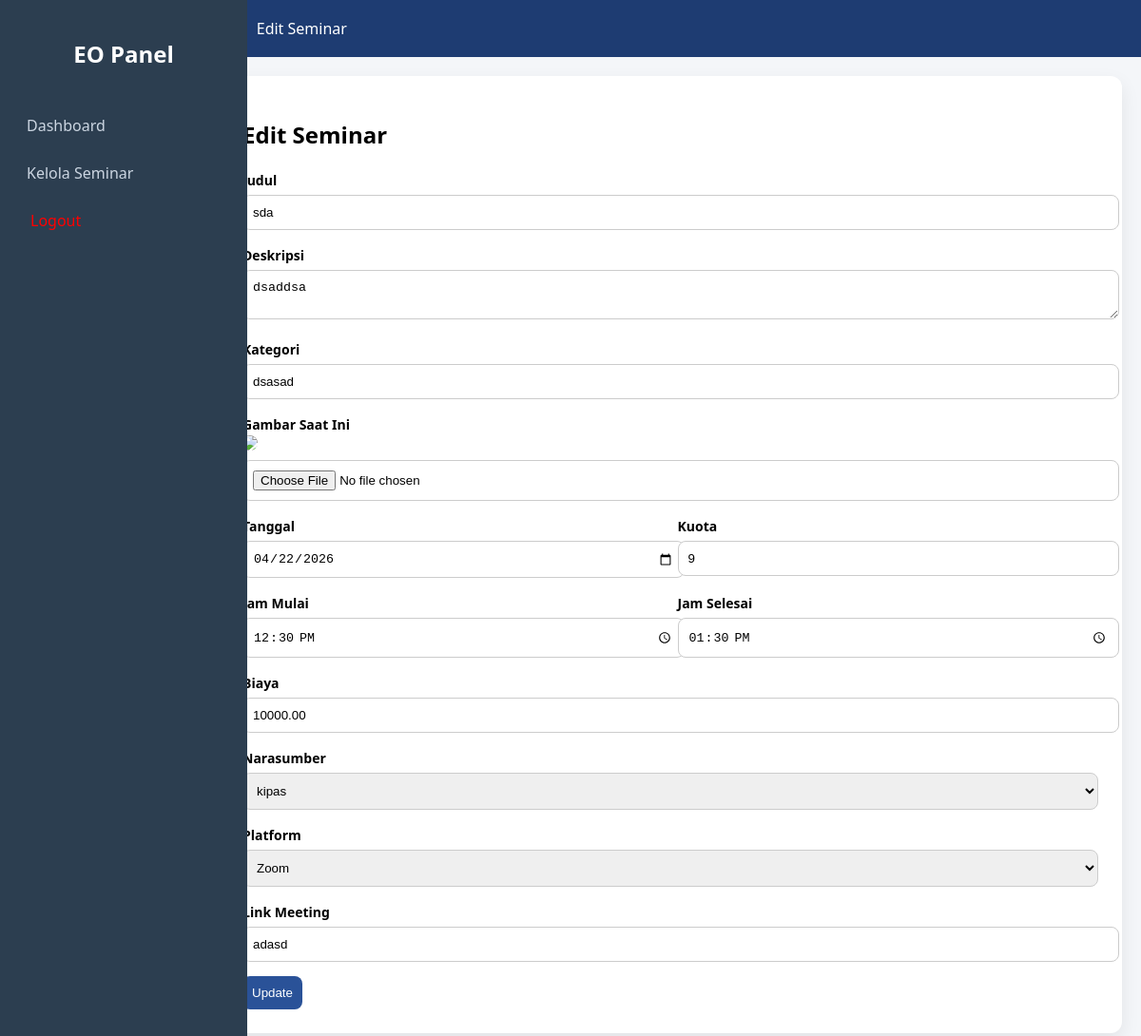
The app's page /edit_seminar.php?id=8 (signed in) with its own data.
### tables this page shows
CREATE TABLE `seminar` (
  `seminar_id` int(11) NOT NULL,
  `kontrak_id` int(11) DEFAULT NULL,
  `eo_id` int(11) NOT NULL,
  `narasumber_id` int(11) NOT NULL,
  `judul_seminar` varchar(200) NOT NULL,
  `deskripsi` text DEFAULT NULL,
  `kategori` varchar(100) DEFAULT NULL,
  `kuota` int(11) DEFAULT NULL,
  `biaya` decimal(10,2) DEFAULT NULL,
  `metode` enum('online','offline') DEFAULT 'online',
  `jam_mulai` time NOT NULL,
  `jam_selesai` time NOT NULL,
  `platform` varchar(200) NOT NULL,
  `gambar` mediumblob NOT NULL,
  `link_meeting` varchar(255) DEFAULT NULL,
  `status` enum('draft','aktif','selesai') DEFAULT 'draft',
  `undangan_status` enum('menunggu','diterima','ditolak') NOT NULL DEFAULT 'menunggu',
  `alasan_tolak` text DEFAULT NULL,
  `created_at` timestamp NOT NULL DEFAULT current_timestamp(),
  `tanggal` varchar(20) NOT NULL
);

CREATE TABLE `users` (
  `id` int(11) NOT NULL,
  `nama` varchar(100) NOT NULL,
  `email` varchar(100) NOT NULL,
  `password` varchar(255) NOT NULL,
  `role` enum('admin','eo','klien','narasumber','peserta') NOT NULL,
  `no_hp` varchar(20) NOT NULL,
  `foto_profil` varchar(255) NOT NULL,
  `created_at` timestamp NOT NULL DEFAULT current_timestamp()
);

### edit_seminar.php (the view, shortened to what this page needs)
<?php
include "config.php";
$eo_id = $_SESSION['id'];
$id = $_GET['id'];
$data = mysqli_fetch_assoc(mysqli_query($conn, "SELECT * FROM seminar WHERE seminar_id=$id AND eo_id=$eo_id"));
$narasumber = mysqli_query($conn, "SELECT id, nama FROM users WHERE role='narasumber'");
?>
<!DOCTYPE html>
<html>
<head>
    <link rel="stylesheet" href="style.css">
</head>
<body>
    <div class="sidebar" id="sidebar">
        <h2>EO Panel</h2>
        <a href="dashboardeo.php">Dashboard</a>
        <a href="seminar.php">Kelola Seminar</a>
        <a href="logout.php" style=" width:;color:red; text-decoration:none; padding:8px 12px; border-radius:8px;
            transition:0.3s;" onmouseover="this.style.background='red'; this.style.color='white';"
            onmouseout="this.style.background='transparent'; this.style.color='red';"">Logout</a>
</div>
<div class=" main" id="main">
            <div class="topbar">
                <div class="burger" onclick="toggleMenu()">☰</div>
                <div>Edit Seminar</div>
            </div>
            <div class="card">
                <h2>Edit Seminar</h2>
                <form method="POST" enctype="multipart/form-data">
                    <label>Judul</label>
                    <input type="text" name="judul_seminar" value="<?= $data['judul_seminar']; ?>">
                    <label>Deskripsi</label>
                    <textarea name="deskripsi"><?= $data['deskripsi']; ?></textarea>
                    <label>Kategori</label>
                    <input type="text" name="kategori" value="<?= $data['kategori']; ?>">
                    <label>Gambar Saat Ini</label><br>
                    <img src="upload/<?= $data['gambar']; ?>" class="preview" onclick="showImage(this.src)">
                    <input type="file" name="gambar">
                    <div class="row">
                        <div>
                            <label>Tanggal</label>
                            <input type="date" name="tanggal" value="<?= $data['tanggal']; ?>">
                        </div>
                        <div>
                            <label>Kuota</label>
                            <input type="number" name="kuota" value="<?= $data['kuota']; ?>">
                        </div>
                    </div>
                    <div class="row">
                        <div>
                            <label>Jam Mulai</label>
                            <input type="time" name="jam_mulai" value="<?= $data['jam_mulai']; ?>">
                        </div>
                        <div>
                            <label>Jam Selesai</label>
                            <input type="time" name="jam_selesai" value="<?= $data['jam_selesai']; ?>">
                        </div>
                    </div>
                    <label>Biaya</label>
                    <input type="number" name="biaya" value="<?= $data['biaya']; ?>">
                    <label>Narasumber</label>
                    <select name="narasumber_id">
                        <?php while ($n = mysqli_fetch_assoc($narasumber)) { ?>
                            <option value="<?= $n['id']; ?>" <?= $data['narasumber_id'] == $n['id'] ? 'selected' : '' ?>>
                                <?= $n['nama']; ?>
                            </option>
                        <?php } ?>
                    </select>
                    <label>Platform</label>
                    <select name="platform">
                        <option <?= $data['platform'] == 'Zoom' ? 'selected' : '' ?>>Zoom</option>
                    </select>
                    <label>Link Meeting</label>
                    <input type="text" name="link_meeting" value="<?= $data['link_meeting']; ?>">
                    <button class="btn" name="update">Update</button>
                </form>
            </div>
    </div>
</body>
</html>

### style.css (style rules this page uses)
body { background: linear-gradient(135deg, #1e3c72, #2a5298); }
body { margin: 0; font-family: 'Segoe UI', sans-serif; background: #eef2f7; }
.sidebar { width: 240px; height: 100vh; position: fixed; background: linear-gradient(180deg, #1e3c72, #2a5298); color: white; padding: 25px; }
.sidebar h2 { text-align: center; margin-bottom: 40px; }
.sidebar a { display: block; color: white; text-decoration: none; padding: 10px; margin: 8px 0; border-radius: 8px; transition: 0.3s; }
.card { background: white; padding: 25px; border-radius: 15px; box-shadow: 0 5px 15px rgba(0, 0, 0, 0.08); margin-bottom: 25px; }

### edit_seminar.php (style rules this page uses)
body { margin: 0; font-family: 'Segoe UI', sans-serif; background: #f4f6f9; }
.topbar { background: #1e3c72; color: white; padding: 15px; display: flex; align-items: center; }
.burger { font-size: 22px; cursor: pointer; margin-right: 15px; }
.sidebar { position: fixed; left: 0; top: 0; width: 220px; height: 100%; background: #2c3e50; padding: 20px; transition: 0.3s; }
.sidebar h2 { color: white; }
.sidebar a { display: block; color: #cbd5e1; margin: 12px 0; text-decoration: none; padding: 8px; border-radius: 6px; transition: 0.2s; }
.main { margin-left: 220px; transition: 0.3s; }
.card { background: white; margin: 20px; padding: 25px; border-radius: 12px; box-shadow: 0 8px 20px rgba(0, 0, 0, 0.08); width: auto; max-width: 900px; margin-left: auto; }
form label { font-weight: 600; font-size: 14px; }
input, select, textarea { width: 100%; padding: 10px; margin-top: 5px; margin-bottom: 15px; border-radius: 8px; border: 1px solid #ccc; transition: 0.2s; }
.row { display: grid; grid-template-columns: 1fr 1fr; gap: 15px; }
.btn { background: #2a5298; color: white; padding: 10px; border: none; border-radius: 8px; cursor: pointer; }
.preview { max-width: 150px; border-radius: 10px; cursor: pointer; }

### records on screen
seminar: judul_seminar "sda", deskripsi "dsaddsa", kategori "dsasad", tanggal "04/22/2026", kuota "9", jam_mulai "12:30:00", jam_selesai "13:30:00", biaya "10000.00", narasumber_id "kipas", platform "Zoom", link_meeting "adasd"
